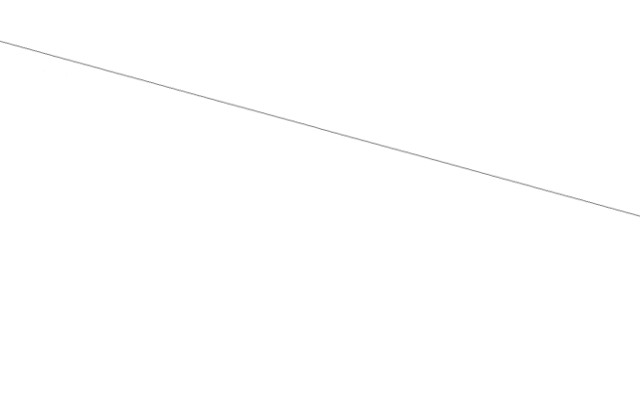
#> input picture line_test_2.jpg, 640 x 400 px
$ python test_miss.py
#> lines starting #> are read from the running program, lines starting #| are printed output that depends on the picture; after the words box and inside, x2 and y2 are one past the last pixel; in counts of white or black regions, pixels touching at a corner belong together
### imageUtils.py
import matplotlib.pyplot as plt
import numpy as np

def rgb2gray(rgb):
    return np.dot(rgb[...,:3], [0.2989, 0.5870, 0.1140])

def imshow_gray(img):
    return plt.imshow(img, cmap='gray', vmin=0, vmax=255)

def binarize(img,th):
    return (np.asarray(img) > th) * 255

def invert(img):
    return abs(np.asarray(img) - 255)

### imageProcessor.py
import matplotlib.pyplot as plt
import numpy as np
import math
from PIL import Image, ImageDraw
from random import randrange

# [27 lines left out: functions drawHoughLine, noiseImage, not called in this run]

def findFirstPixelInCol(col):
    i = 0
    while (col[i] == 255):
        if (i < len(col) - 1):
            i=i+1
        else:
            return -1
    return i

def findFirstPixelOfLine(img):
    coli = 0
    rowi = -1
    while (rowi == -1 and coli < img.shape[1]):
        col = img[:,coli]
        rowi = findFirstPixelInCol(col)
        coli = coli + 1
    if (rowi != -1):
        return [rowi, coli - 1]
    else:
        return [-1, -1]

def findLastPixelOfLine(img):
    coli = img.shape[1] - 1
    rowi = -1
    while (rowi == -1 and coli > 0):
        col = img[:,coli]
        rowi = findFirstPixelInCol(col)
        coli = coli - 1
    if (rowi != -1):
        return [rowi, coli - 1]
    else:
        return [-1, -1]


def calculateMiss(img1, img2):
    img1_first = findFirstPixelOfLine(img1)
    img1_last = findLastPixelOfLine(img1)
    img2_first = findFirstPixelOfLine(img2)
    img2_last = findLastPixelOfLine(img2)
    print("line 1: from " + str(img1_first) + " to " + str(img1_last))
    print("line 2: from " + str(img2_first) + " to " + str(img2_last))
    if (img2_first[0] == -1 or img2_last[0] == -1):
        return img1.shape[1]
    first_miss = abs(img2_first[0] - img1_first[0])
    last_miss = abs(img2_last[0] - img1_last[0])
    return max(first_miss, last_miss)

# [12 lines left out: function showResults, not called in this run]

### test_miss.py
from PIL import Image
import matplotlib.pyplot as plt
import imageUtils as imgutil
import numpy as np
import imageProcessor as ip

img1 = Image.open('line_test_2.jpg').convert('L')
img2 = Image.open('line_test_1.jpg').convert('L')
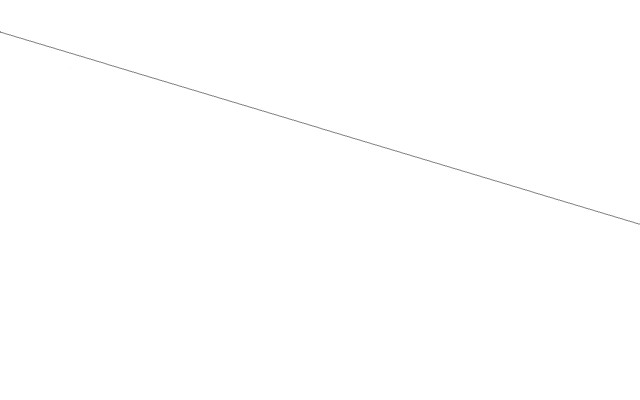
#> input picture line_test_1.jpg, 640 x 400 px
binimg1 = imgutil.binarize(img1,195)
#> in binarize, `return (np.asarray(img) > th) * 255`:
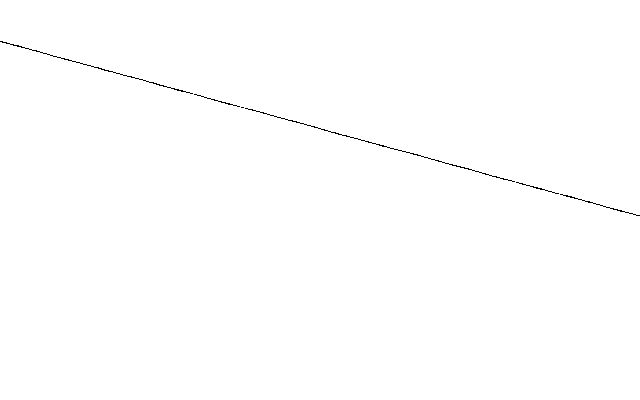
#> returned value: shape (400, 640) int64; 99.7% white; black in thin lines or dots, all inside (x1, y1, x2, y2) = (0, 41, 640, 216)
binimg2 = imgutil.binarize(img2,195)
#> call 2 of binarize, with th = 195
#> in binarize (call 2), `return (np.asarray(img) > th) * 255`:
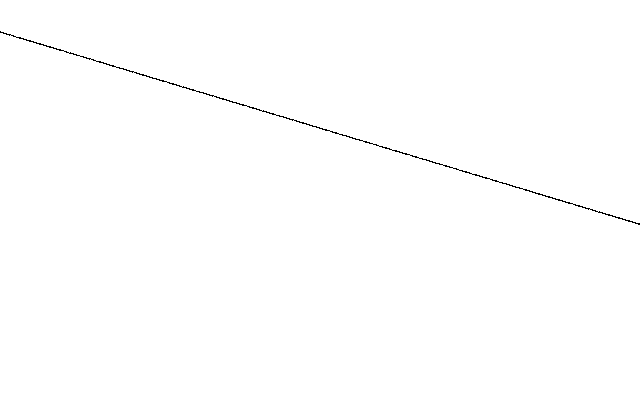
#> returned value: shape (400, 640) int64; 99.7% white; black in thin lines or dots, all inside (x1, y1, x2, y2) = (0, 31, 640, 225)
#imgutil.imshow_gray(binimg1)
#plt.show()
miss = ip.calculateMiss(binimg1,binimg2)
#> the loop in findFirstPixelOfLine, `while (rowi == -1 and coli < img.shape[1]):` made 1 pass
#> rowi on pass 1: 41
#> after the loop in findFirstPixelOfLine, `while (rowi == -1 and coli < img.shape[1]):`: coli = 1
#> in calculateMiss, `img1_first = findFirstPixelOfLine(img1)`: img1_first = [41, 0]
#> the loop in findLastPixelOfLine, `while (rowi == -1 and coli > 0):` made 1 pass
#> rowi on pass 1: 215
#> after the loop in findLastPixelOfLine, `while (rowi == -1 and coli > 0):`: coli = 638
#> in calculateMiss, `img1_last = findLastPixelOfLine(img1)`: img1_last = [215, 637]
#> the loop in findFirstPixelOfLine (call 2), `while (rowi == -1 and coli < img.shape[1]):` made 1 pass
#> rowi on pass 1: 31
#> in calculateMiss, `img2_first = findFirstPixelOfLine(img2)`: img2_first = [31, 0]
#> the loop in findLastPixelOfLine (call 2), `while (rowi == -1 and coli > 0):` made 1 pass
#> rowi on pass 1: 223
#> in calculateMiss, `img2_last = findLastPixelOfLine(img2)`: img2_last = [223, 637]
#| line 1: from [41, 0] to [215, 637]
#| line 2: from [31, 0] to [223, 637]
#> in calculateMiss, `first_miss = abs(img2_first[0] - img1_first[0])`: first_miss = 10
#> in calculateMiss, `last_miss = abs(img2_last[0] - img1_last[0])`: last_miss = 8
#> miss = 10
print(str(miss))
#| 10
